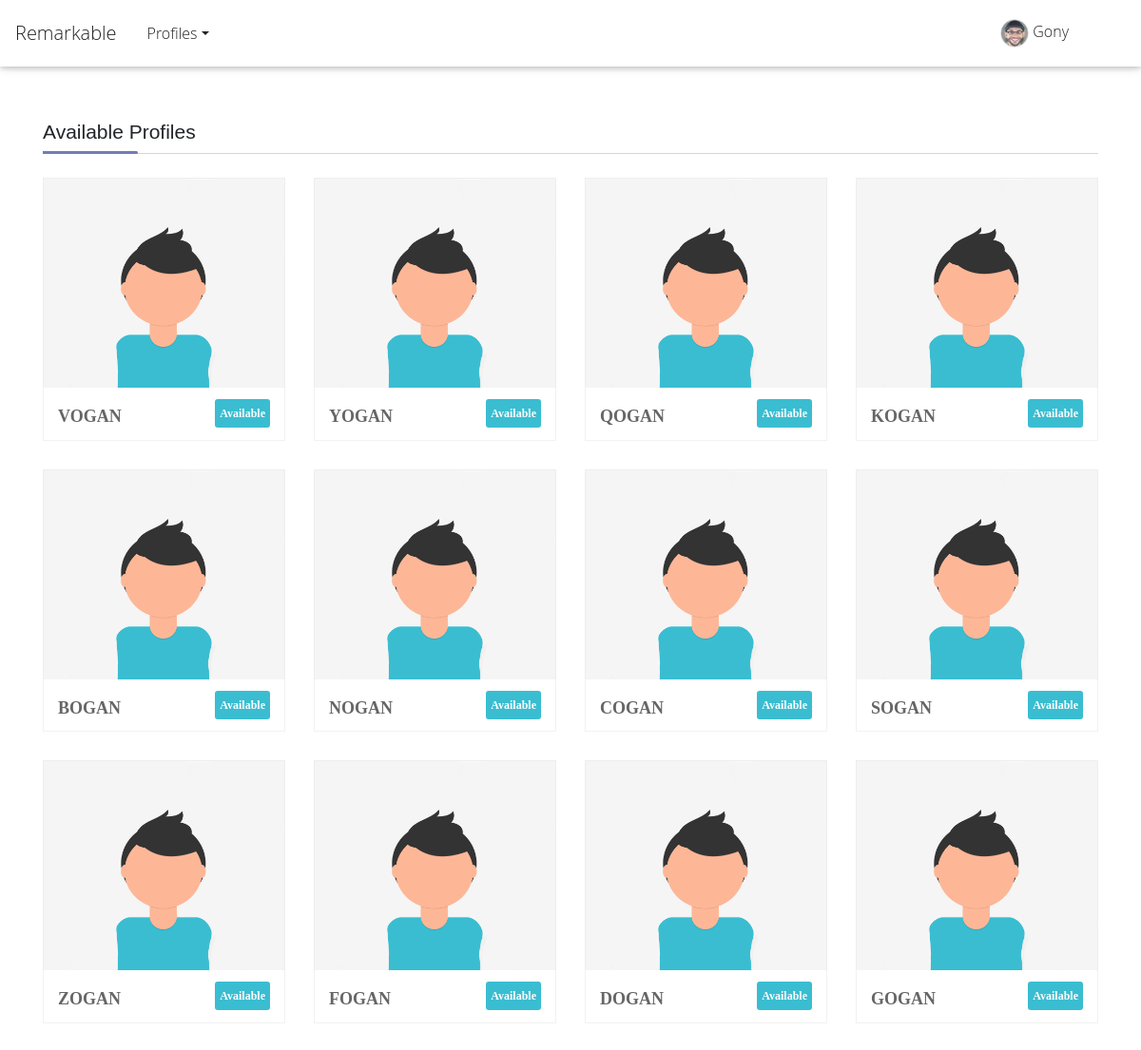
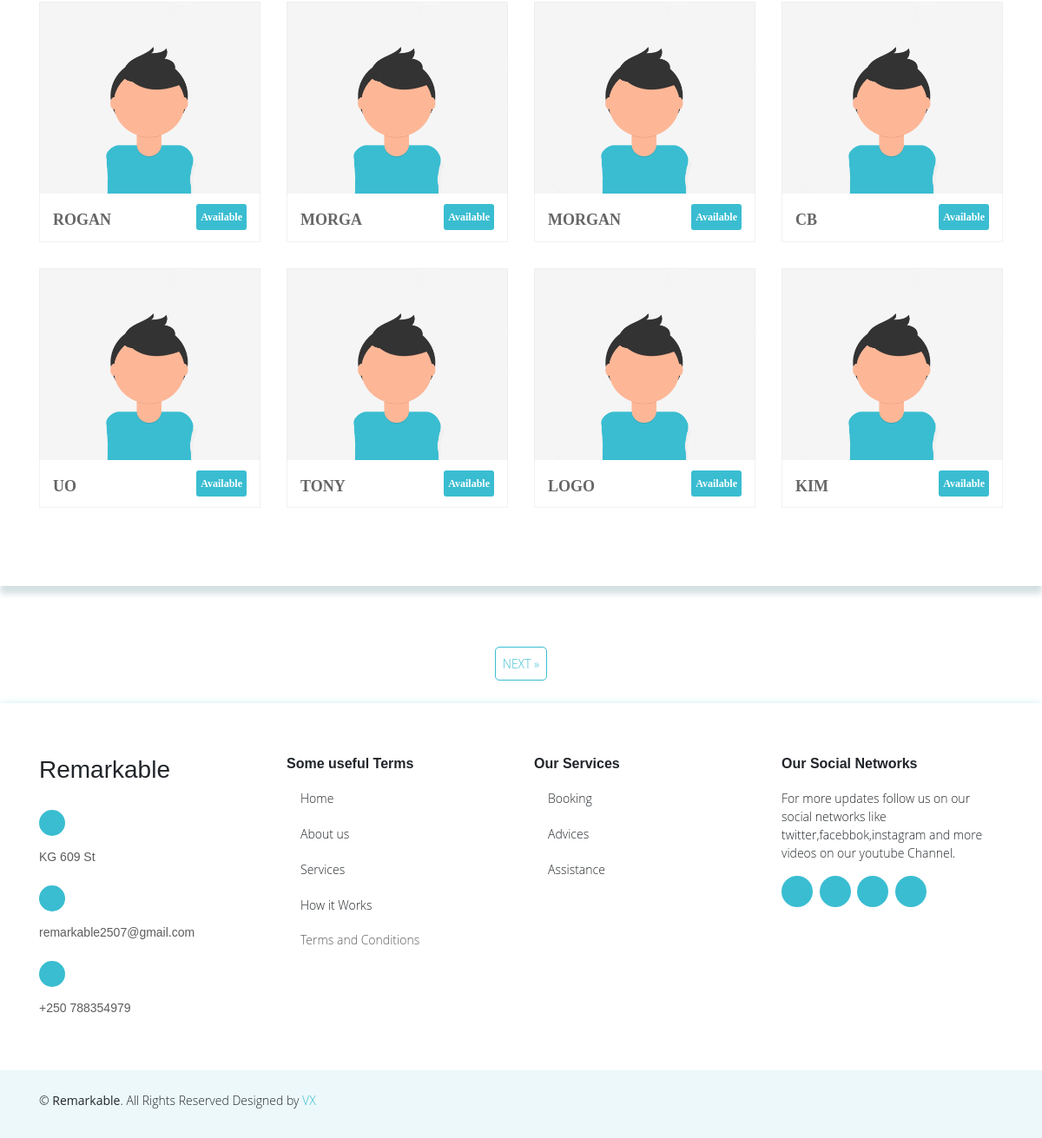
Screenshot of /available-profiles/ (signed in) with the database file from the repository (2 pictures, top to bottom).
### profiles/models.py (models this page shows, shortened)
class Profile(models.Model):
    first_name = models.CharField(max_length=200, blank=True)
    last_name = models.CharField(max_length=200, blank=True)
    user = models.OneToOneField(User, on_delete=models.CASCADE)
    bio = models.TextField(default="no bio...", max_length=300)
    email = models.EmailField(max_length=200, blank=False, null= True, unique=True)
    address= models.CharField(max_length=200, blank=False)
    image = models.ImageField(default=default_image, upload_to=upload_images_path)
    image2 =  models.ImageField(default=default_image2, upload_to=upload_images_path2)
    image3 =  models.ImageField(default=default_image3, upload_to=upload_images_path3)
    friends = models.ManyToManyField(User, blank=True, related_name='friends')
    slug = models.SlugField(unique=True, blank=True)
    updated = models.DateTimeField(auto_now=True)
    created = models.DateTimeField(auto_now_add=True)
    nationalid= models.CharField(max_length=16, blank=True)
    telephone= models.CharField(max_length=10,  blank=False, unique=True,null= True)
    age= models.CharField(max_length=2, blank=False)
    gender = models.CharField(max_length=12, default="Your gender", choices=GENDER_CHOICES)
    birth_date = models.DateField(null=True,blank=True)
    last_login = models.DateTimeField(verbose_name='last login', auto_now=True)
    objects = ProfileManager()
    class Meta:
        ordering = ('-created',)
    def get_absolute_url(self):
        return reverse("profiles:profile-detail-view", kwargs={"slug": self.slug})

### profiles/views.py (the view)
# urls.py: path('available-profiles/', AvailableProfileListView.as_view(), name='all-available-view'),
class AvailableProfileListView(LoginRequiredMixin, ListView):
    model = Profile
    template_name = 'profiles/available-profiles.html'
    paginate_by = 20
    def get_queryset(self):
        qs = Profile.objects.get_all_profiles(self.request.user).order_by('-created')
        return qs
    def get_context_data(self, **kwargs):
        context = super().get_context_data(**kwargs)
        user = User.objects.get(username__iexact=self.request.user)
        profile = Profile.objects.get(user=user)
        rel_r = Relationship.objects.all()
        rel_s = Relationship.objects.all()
        rel_receiver = []
        rel_sender = []
        for item in rel_r:
            rel_receiver.append(item.receiver.user)
        for item in rel_s:
            rel_sender.append(item.sender.user)
        context["rel_receiver"] = rel_receiver
        context["rel_sender"] = rel_sender
        context['is_empty'] = False
        if len(self.get_queryset()) == 0:
            context['is_empty'] = True
        return context

### profiles/models.py (called while the page is built)
    def get_all_profiles(self, me):
        profiles = Profile.objects.all().exclude(user=me)
        return profiles

### profiles/templates/profiles/available-profiles.html (shortened to what this page needs)
{% extends 'profiles/base.html' %}
{% load static %}
{% block content %}
 <section class="wrapper">
    <section class="team">
        <div class="container containermain">
            <div class="row  sub_content">
                <div class="col-lg-12 col-md-12 col-sm-12">
                    <div class="dividerHeading">
                        <h4><span>Available Profiles</span></h4>
                    </div>
                </div>
                {% for obj in object_list %}
                {% if obj.user not in rel_receiver and obj.user not in rel_sender %}
                <div class="col-lg-3 col-md-3 col-sm-6">
                    <div class="dreamz-team">
                        <div class="pic">
                            <img src="{{obj.image.url}}"alt='no image' style=" height:220px; width:100%;">
                        </div>
                        <div class="team_prof">
                            <h3 class="names">{{obj.user}}<small class="available">Available</small></h3>
                        </div>
                    </div>
                </div>
                {% endif %}
             {% endfor %}
            </div>
        </div>
    </section>
</section>
<center>
    {% if is_paginated %}
  <ul class="pagination justify-content-center">
    {% if page_obj.has_next %}
    <li><a href="?page={{ page_obj.next_page_number }}" class="pagebtn"> NEXT &raquo;</a></li>
    {% endif %}
  </ul>
{% endif %}
</center>
{% endblock content %}

### profiles/templates/profiles/navbar.html (shortened to what this page needs)
{% load static %}
<nav class="navbar fixed-top navbar-light white scrolling-navbar">
    <div class="nav-container-1 d-xl-flex d-lg-flex d-md-flex d-sm-none d-none">
        <a class="navbar-brand text-dark" href="{% url 'profiles:index-view' %}">Remarkable</a>
        <ul class="nav nav-items text-dark">
        {% if user.is_authenticated %}
        <li class="nav-item dropdown">
            <a class="nav-link dropdown-toggle  text-dark" id="navbarDropdownMenuLink" data-toggle="dropdown" aria-haspopup="true"
                aria-expanded="false">Profiles</a>
        </li>
        {% endif %}
        </ul>
    </div>
    {% if user.is_authenticated %}
    <div class="navbar-nav dropdown d-xl-flex d-lg-flex d-md-flex d-sm-none d-none">
        <a class="nav-link text-dark" id="navbarDropdownMenuLink" data-toggle="dropdown" aria-haspopup="true"
        aria-expanded="false">
        <img class="img-circle" src="{{request.user.profile.image.url}}"alt='no image'style=" height:100px; width:100%;">
        {{ request.user|capfirst }}
    </a>
    </div>
    {% endif %}
    </nav>

### static/css/nav.css (style rules this page uses)
.img-circle { max-width: 30px; max-height: 30px; border-radius: 50%; border: 1px solid #e1e1e1; }
.available { background:#3abdd1; color: #fff; border-radius:3px; padding: 0px 5px 0px 5px; -webkit-border-radius:3px; -moz-border-radius:3px; -ms-border-radius:3px; -o-border-radius:3px; margin-top: -8px; }
.mainbody { background-color: white; }
.pagebtn { font-size: 14px; display: inline-block; padding: 8px 8px; border-radius: 5px; margin: 10px; background: #ffffff; border: 1px solid #3abdd1; color:#3abdd1; -webkit-border-radius: 5px; -moz-border-radius: 5px; -ms-border-radius: 5px; -o-border-radius: 5px; }

### static/css/style.css (style rules this page uses)
.team_prof { -moz-border-bottom-colors: none; -moz-border-left-colors: none; -moz-border-right-colors: none; -moz-border-top-colors: none; border-color: -moz-use-text-color #ecf0f1 #f2f2f2; border-style: none solid solid; border-width: medium 1px 1px; border-color: #f2f2f2; padding: 10px 15px 5px; overflow: hidden; }
body { background-color: #fff; }
.team_prof { margin-bottom:30px; }
.pic { border:1px solid #eee; border-bottom:none; position:relative; overflow:hidden; }
.pic > img { width: 100%; cursor: pointer; transition:all 0.7s ease-in-out; -webkit-transition:all 0.7s ease-in-out; -moz-transition:all 0.7s ease-in-out; -ms-transition:all 0.7s ease-in-out; -o-transition:all 0.7s ease-in-out; }
.names { font-family: Pt Sans; font-size: 18px; font-weight: 600; margin-top: 10px; color:#666; text-transform: uppercase; }
.names > small { float: right; font-size: 12px; font-weight: 600; line-height: 30px; text-transform:capitalize; }
.dividerHeading h4, .widget_title h4 { border-bottom: 1px solid #D6D4D4; font-size: 21px; font-weight: normal; margin:0 0 25px 0; padding: 0 0 10px; position: relative; }
.dividerHeading h4::before, .widget_title h4::before { border-radius: 0 5px 5px 0; bottom: -1px; content: ""; height: 3px; left: 0; position: absolute; width: 100px; }
.dividerHeading h4::before, .widget_title h4::before { background: #727CB6; }

### static/css/main.css (style rules this page uses)
body { background-color: #f2f2f2; }
.nav-link, .nav-item { color: #fff; }
.navbar { display: flex; flex-direction: row; }
.dropdown { margin-right: 60px; }

### static/css/style2.css (style rules this page uses)
body { font-family: "Open Sans", sans-serif; color: #212529; }
a { color: #3abdd1; }
h1, h2, h3, h4, h5, h6, .font-primary { font-family: "Raleway", sans-serif; }
section { padding: 60px 0; }
.team { background: #fff; padding: 60px 0; box-shadow: 0 9px 7px 0 #d4e0e2; margin-top: -60px; }

### static/css/form.css (style rules this page uses)
:root { --primaryColor: rgb(40, 106, 247); --mainWhite: #ffffff; --mainGrey: #ececec; --mainBlack: #000000; --color-primary: #263238; --color-secondary: darkgrey; --color-second: #5EC6FF; --mainSpacing: 0.1rem; --mainTransition: all .5s ease; }
.containermain { margin-top: -30px; }

### static/css/3b-zoom.css (style rules this page uses)
html, body { padding: 0; margin: 0; }

### rows the page displays
Profile: image (picture), user "VOGAN"
Profile: image (picture), user "YOGAN"
Profile: image (picture), user "QOGAN"
Profile: image (picture), user "KOGAN"
Profile: image (picture), user "BOGAN"
Profile: image (picture), user "NOGAN"
Profile: image (picture), user "COGAN"
Profile: image (picture), user "SOGAN"
Profile: image (picture), user "ZOGAN"
Profile: image (picture), user "FOGAN"
Profile: image (picture), user "DOGAN"
Profile: image (picture), user "GOGAN"
Profile: image (picture), user "ROGAN"
Profile: image (picture), user "MORGA"
Profile: image (picture), user "MORGAN"
Profile: image (picture), user "CB"
Profile: image (picture), user "UO"
Profile: image (picture), user "TONY"
Profile: image (picture), user "LOGO"
Profile: image (picture), user "KIM"

### other values shown
{{ request.user|capfirst }} "Gony"
